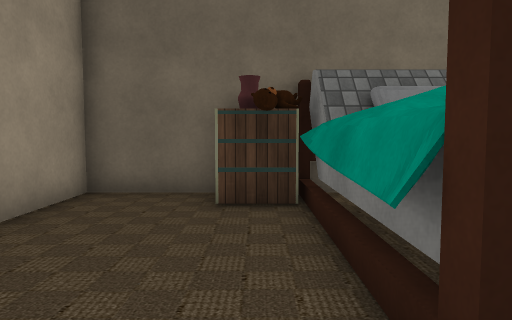
view 1 (above)

15 first-person views from a walk through a 3-D level made in the Unity game engine. The camera is 1.2 m above the floor, tilts 4° down and sees 70° across. The floor is counted in squares, 1 m on a side. Each view is taken from the middle of a square. On the plan, view 1 faces up. The plan holds only what a view shows up to about 15 squares ahead; the rest is blank. The player is left out. Some surface patterns are stand-ins.

view 2
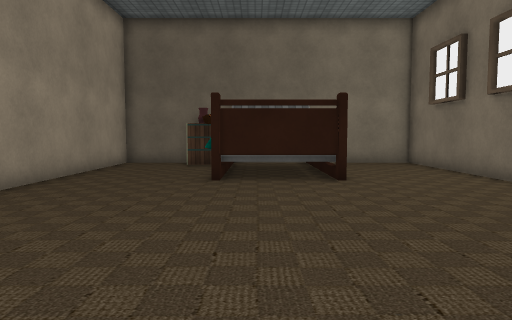

view 3
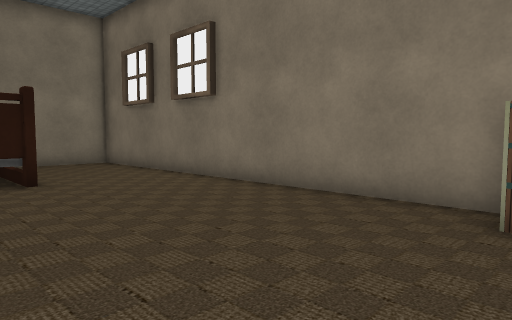

view 4
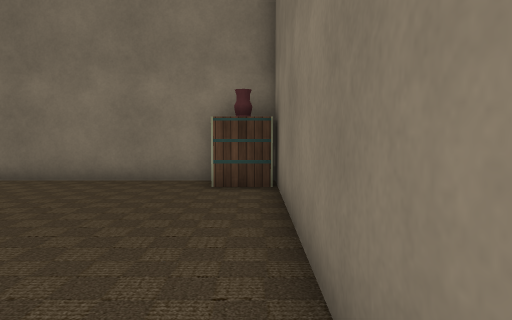

view 5
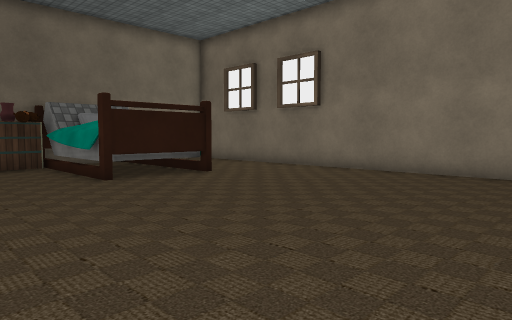

view 6
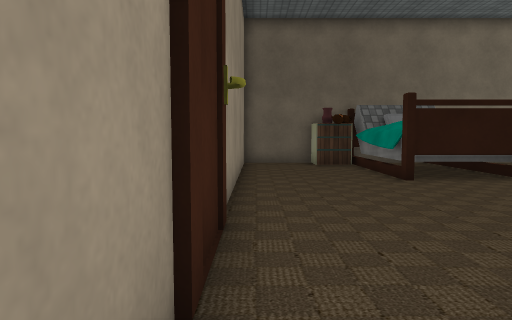

view 7
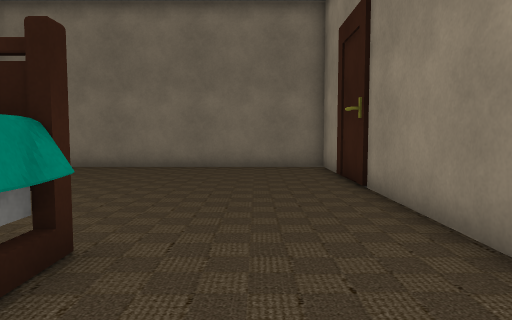

view 8
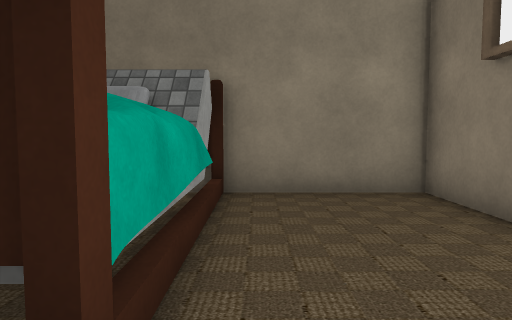

view 9
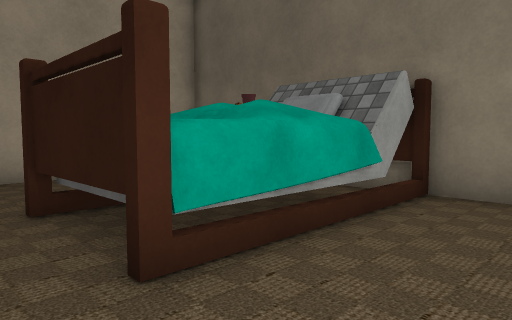

view 10
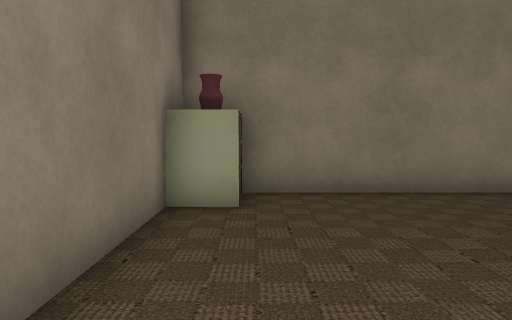

view 11
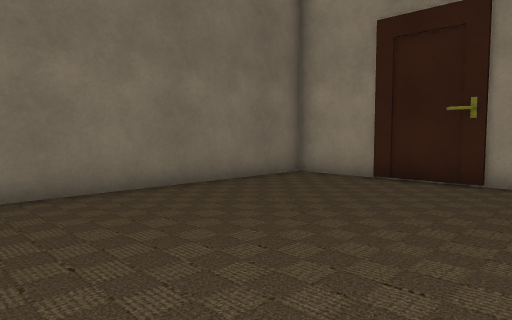

view 12
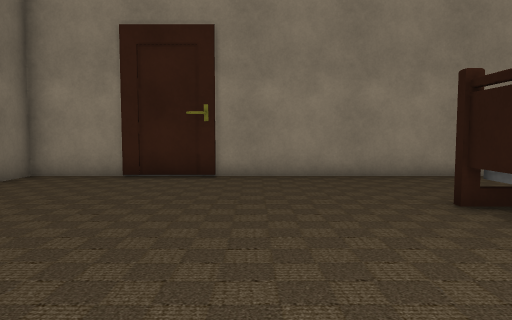

view 13
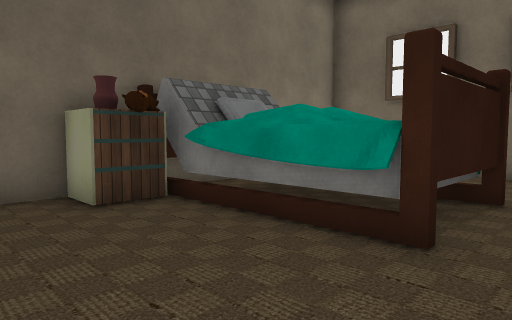

view 14
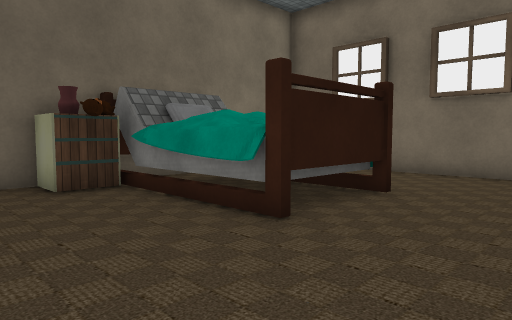

view 15
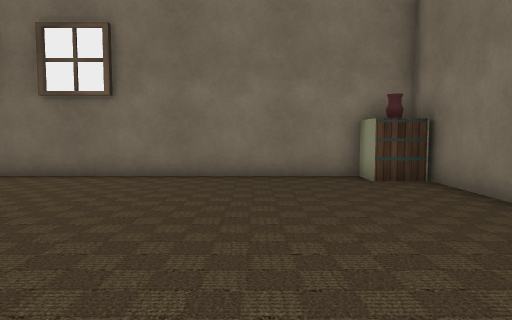

### Floor plan
Points are (right, up) in squares from view 1. A wall is a line through its corners. A room is listed if a view was taken in it or the views show most of it. See-through windows are left out.
Room 1 (views 1, 2, 3, 4, 5, 6, 7, 8, 9, 10, 11, 12, 13, 14, 15)
walls: (4.1, 1.2) (4.1, 5.4); (1, 1.4) (1, 7.1); (0.9, 1.4) (0.9, 6.5) (0.2, 5.9); (1, 1.6) (0.7, 1.7) (0.8, 2.4); (0.8, 1.7) (0.9, 2.3); (0.7, 1.7) (0.8, 2.1); (4.1, 2.6) (4.1, 2.1); (1.1, 2.5) (1.1, 1.2); (4, 3.5) (4.1, 2.9); (4.1, 4.1) (4.1, 2.7); (0.8, 4) (0.7, 5.1); (4.2, 5.4) (4.2, 4.4); (4.3, 5.5) (4.2, 5.1); (4.3, 5.6) (4.2, 5); (1.1, 5.7) (0.9, 6.2); (4.3, 6.1) (4.1, 5.6); (-0.1, 7.5) (-3.5, 7.5) (-3.5, -8.5) (8.5, -8.5) (8.5, 7.5) (4.3, 7.5) (4.3, 1.4) (0.9, 1.4) (0.9, 2.2)
low walls: (4.4, 1.7) (0.7, 1.7); (4.2, 2.1) (4.3, 1.4); (2.8, 7.5) (1, 7.5)
objects: table (-1, 6) to (-1, 7); pillow (2, 5) to (3, 6); table (7, -8) to (8, -7); vase (8, -8)

Where each view was taken, in squares from view 1:
view 1: 0 up, 0 right, facing up
view 2: 8 down, 2 right, facing up
view 3: 8 down, 2 right, facing up-right
view 4: 8 down, 1 left, facing right
view 5: 8 down, 3 left, facing up-right
view 6: 8 down, 3 left, facing up
view 7: 5 up, 1 left, facing down
view 8: 0 up, 5 right, facing up
view 9: 0 up, 7 right, facing up-left
view 10: 1 down, 7 right, facing down
view 11: 1 down, 6 right, facing down-left
view 12: 2 down, 7 right, facing left
view 13: 0 up, 3 left, facing up-right
view 14: 2 down, 3 left, facing up-right
view 15: 4 down, 2 left, facing right
